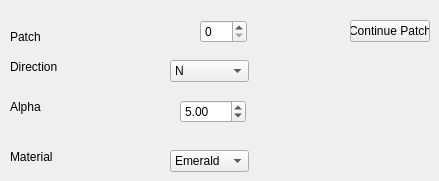
     <widget class="QWidget" name="arc_continue_tab_2">
      <attribute name="title">
       <string>Continue</string>
      </attribute>
      <widget class="QSpinBox" name="PatchContinueSpinBox">
       <property name="geometry">
        <rect>
         <x>200</x>
         <y>20</y>
         <width>47</width>
         <height>23</height>
        </rect>
       </property>
       <property name="maximum">
        <number>99999</number>
       </property>
      </widget>
      <widget class="QLabel" name="label_36">
       <property name="geometry">
        <rect>
         <x>10</x>
         <y>30</y>
         <width>59</width>
         <height>14</height>
        </rect>
       </property>
       <property name="text">
        <string>Patch</string>
       </property>
      </widget>
      <widget class="QPushButton" name="PatchContinueButton">
       <property name="geometry">
        <rect>
         <x>350</x>
         <y>20</y>
         <width>80</width>
         <height>22</height>
        </rect>
       </property>
       <property name="text">
        <string>Continue Patch</string>
       </property>
      </widget>
      <widget class="QComboBox" name="PatchContinueDirection">
       <property name="geometry">
        <rect>
         <x>170</x>
         <y>60</y>
         <width>79</width>
         <height>22</height>
        </rect>
       </property>
       <item>
        <property name="text">
         <string>N</string>
        </property>
       </item>
       <item>
        <property name="text">
         <string>NE</string>
        </property>
       </item>
       <item>
        <property name="text">
         <string>E</string>
        </property>
       </item>
       <item>
        <property name="text">
         <string>SE</string>
        </property>
       </item>
       <item>
        <property name="text">
         <string>S</string>
        </property>
       </item>
       <item>
        <property name="text">
         <string>SW</string>
        </property>
       </item>
       <item>
        <property name="text">
         <string>W</string>
        </property>
       </item>
       <item>
        <property name="text">
         <string>NW</string>
        </property>
       </item>
      </widget>
      <widget class="QDoubleSpinBox" name="PatchContinueAlpha">
       <property name="geometry">
        <rect>
         <x>180</x>
         <y>100</y>
         <width>66</width>
         <height>23</height>
        </rect>
       </property>
       <property name="value">
        <double>5.000000000000000</double>
       </property>
      </widget>
      <widget class="QLabel" name="label_37">
       <property name="geometry">
        <rect>
         <x>10</x>
         <y>100</y>
         <width>59</width>
         <height>14</height>
        </rect>
       </property>
       <property name="text">
        <string>Alpha</string>
       </property>
      </widget>
      <widget class="QLabel" name="label_38">
       <property name="geometry">
        <rect>
         <x>10</x>
         <y>60</y>
         <width>59</width>
         <height>14</height>
        </rect>
       </property>
       <property name="text">
        <string>Direction</string>
       </property>
      </widget>
      <widget class="QComboBox" name="PatchContinueMaterial">
       <property name="geometry">
        <rect>
         <x>170</x>
         <y>150</y>
         <width>79</width>
         <height>22</height>
        </rect>
       </property>
       <item>
        <property name="text">
         <string>Emerald</string>
        </property>
       </item>
       <item>
        <property name="text">
         <string>Gold</string>
        </property>
       </item>
       <item>
        <property name="text">
         <string>Brass</string>
        </property>
       </item>
      </widget>
      <widget class="QLabel" name="label_68">
       <property name="geometry">
        <rect>
         <x>10</x>
         <y>150</y>
         <width>59</width>
         <height>14</height>
        </rect>
       </property>
       <property name="text">
        <string>Material</string>
       </property>
      </widget>
     </widget>
